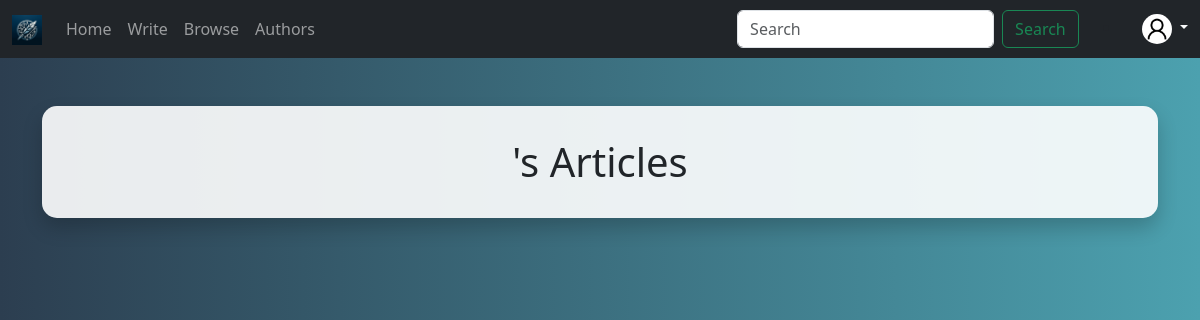
/author/c241aa37-9eb9-49cd-9730-94102f28ee17, run on an earlier commit of the app's database.
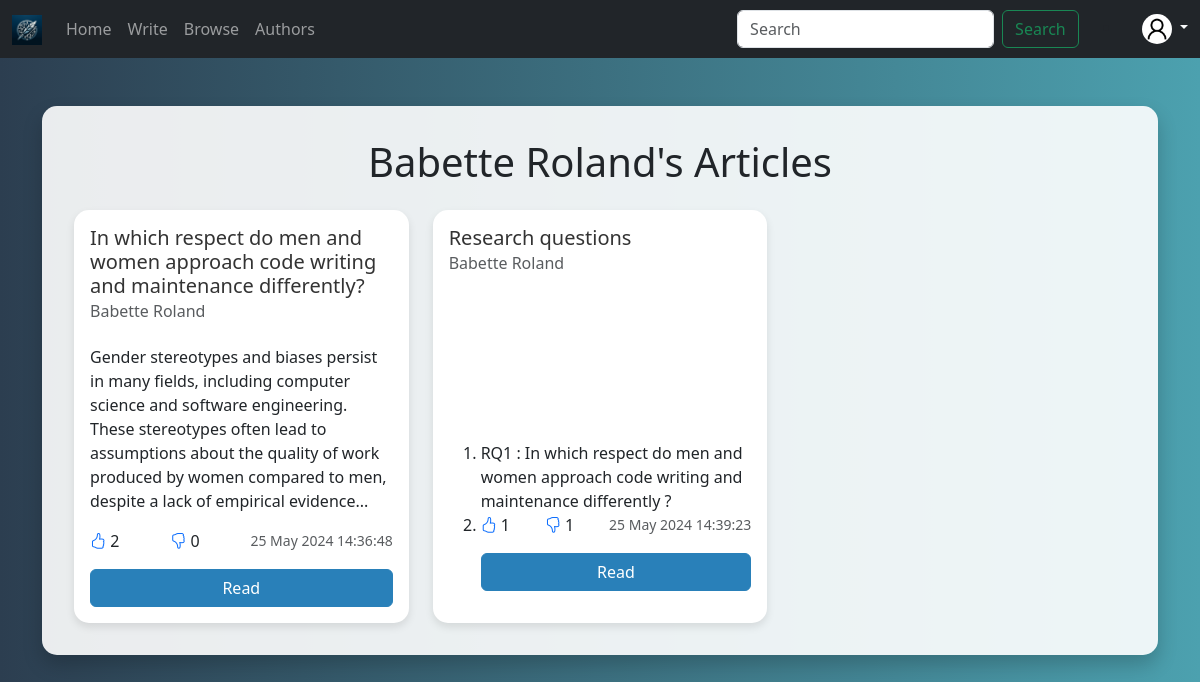
And on a later commit of the database.
### projet/models.py (models this page shows)
class User(Base):
    __tablename__ = 'users'
    id = Column(String(72), primary_key=True)
    first_name = Column(String(72))
    last_name = Column(String(72))
    email = Column(String(72), unique=True)
    password = Column(String(72))
    is_active = Column(Boolean, default=True)
    group = Column(String(2048), nullable=True)
    articles = relationship("Article", back_populates="author")
    comments = relationship("Comment", back_populates="author")
    likes_dislikes_article = relationship("LikeDislikeArticle", back_populates="user")
    likes_dislikes_comment = relationship("LikeDislikeComments", back_populates="user")
    subscriptions = relationship("Subscription", foreign_keys=[Subscription.user_id], back_populates="user")
    subscribers = relationship("Subscription", foreign_keys=[Subscription.author_id], back_populates="author")

class Article(Base):
    __tablename__ = "articles"
    id = Column(Integer, primary_key=True)
    body = Column(String, index=True)
    title = Column(String, index=True)
    created_at = Column(DateTime, server_default=func.now())
    author_id = Column(String(72), ForeignKey("users.id"))
    likes = Column(Integer, default=0)
    dislikes = Column(Integer, default=0)
    author = relationship("User", back_populates="articles")
    comments = relationship("Comment", back_populates="article")
    likes_dislikes_article = relationship("LikeDislikeArticle", back_populates="article")

### projet/routes/users.py (the view)
@router.get("/author/{author_id}")
def author_articles(request: Request, author_id: str, db: Session = Depends(get_db)):
    author = db.query(UserModel).get(author_id)
    articles = db.query(ArticleModel).filter(ArticleModel.author_id == author_id).all()
    return templates.TemplateResponse(
        "articleAuthors.html",
        context={
            'request': request,  # Include the request object in the context
            'author': author,  # Include the author object in the context
            'articles': articles,  # Include the articles in the context
        }
    )

### projet/templates/articleAuthors.html (shortened to what this page needs)
{% extends "base.html" %}
{% block content %}
{% include 'navbar.html' %}
<div class="container my-5">
    <div class="results-container">
        <h1 class="mb-4 text-center">{{ author.first_name }} {{ author.last_name }}'s Articles</h1>
        <div class="row row-cols-1 row-cols-md-2 row-cols-lg-3 g-4">
            {% for item in articles %}
            <div class="col">
                <div class="card h-100">
                    <div class="card-body d-flex flex-column">
                        <h5 class="card-title">{{ item.title }}</h5>
                        <h6 class="card-subtitle mb-2 text-muted">{{ item.author.first_name }} {{ item.author.last_name }}</h6>
                        <p class="card-text flex-grow-1">{{ item.body|truncate|safe }}</p>
                        <div class="mt-auto d-flex justify-content-between align-items-center">
                            <span>
                                <a href="/articles/like/{{ item.id }}" class="bi bi-hand-thumbs-up"></a>
                                <span>{{ item.likes }}</span>
                            </span>
                            <span>
                                <a href="/articles/dislike/{{ item.id }}" class="bi bi-hand-thumbs-down"></a>
                                <span>{{ item.dislikes }}</span>
                            </span>
                            <small class="text-muted">{{ item.created_at.strftime("%d %b %Y %X") }}</small>
                        </div>
                        <a href="/articles/read/{{ item.id }}" class="btn btn-primary w-100 mt-3">Read</a>
                    </div>
                </div>
            </div>
            {% endfor %}
        </div>
    </div>
</div>
{% endblock %}

What changed in the data, as far as the page shows it:
added User: first_name "Babette", last_name "Roland"
now on this page (row edited): Article: title "In which respect do men and women approach code writing and maintenance differently?", author.first_name "Babette", author.last_name "Roland", body "Gender stereotypes and biases persist in many fields, including computer science and software engineering. These stereotypes often lead to assumptions about the quality of work produced by women compared to men, despite a lack of empirical evidence...", likes "2", dislikes "0", created_at "25 May 2024 14:36:48"
now on this page (row edited): Article: title "Research questions", author.first_name "Babette", author.last_name "Roland", body "RQ1 : In which respect do men and women approach code writing and maintenance differently ?", likes "1", dislikes "1", created_at "25 May 2024 14:39:23"
